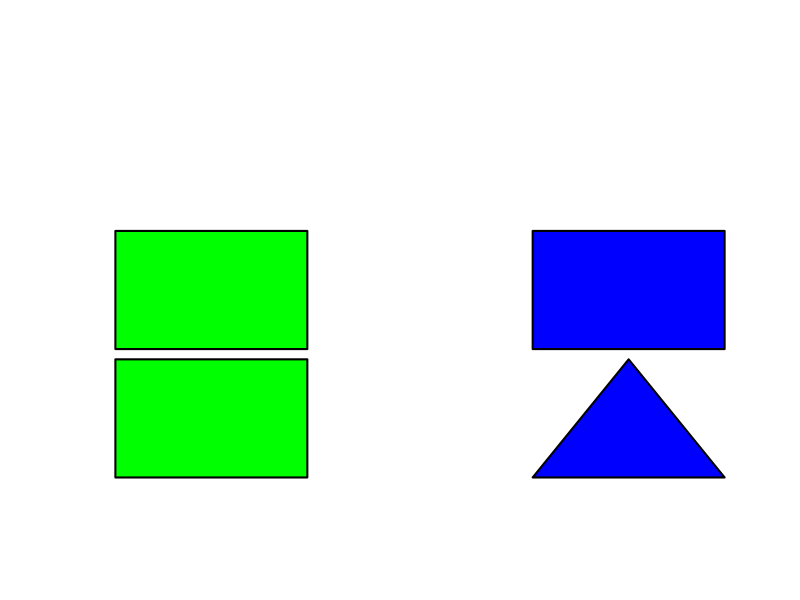
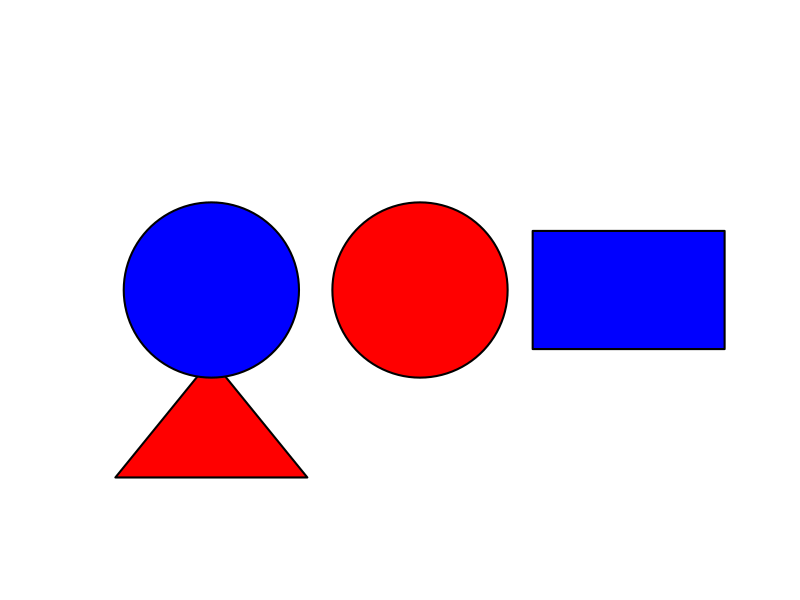
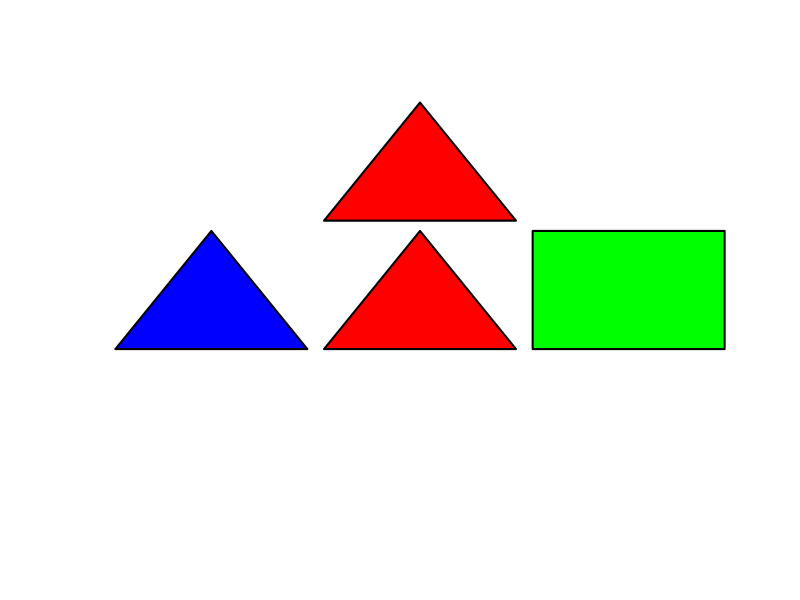
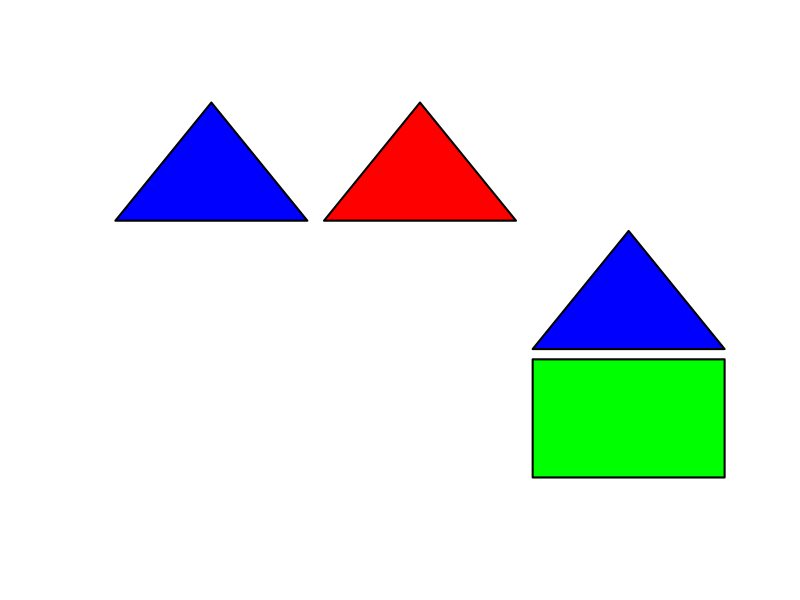
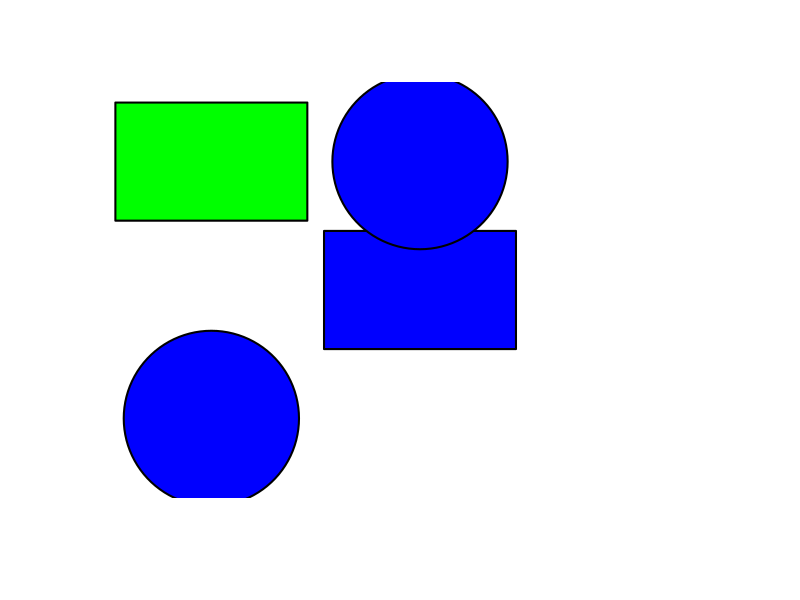
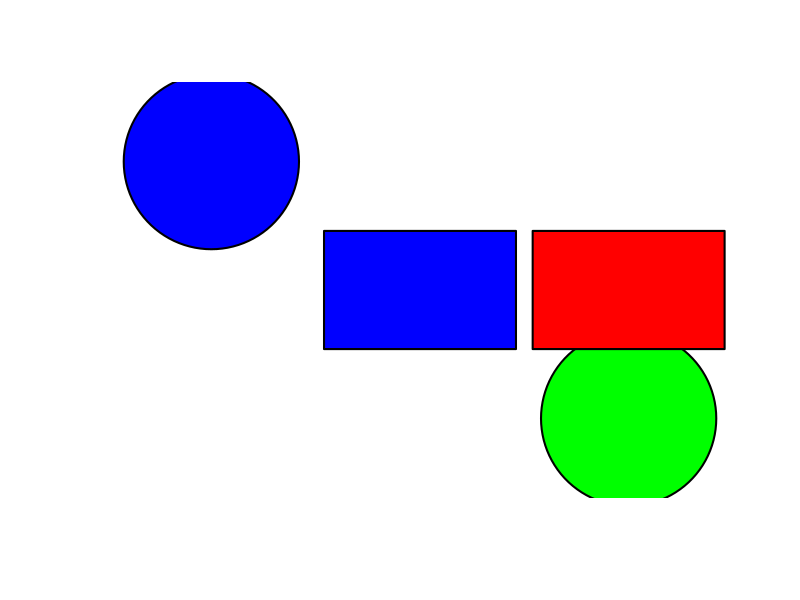
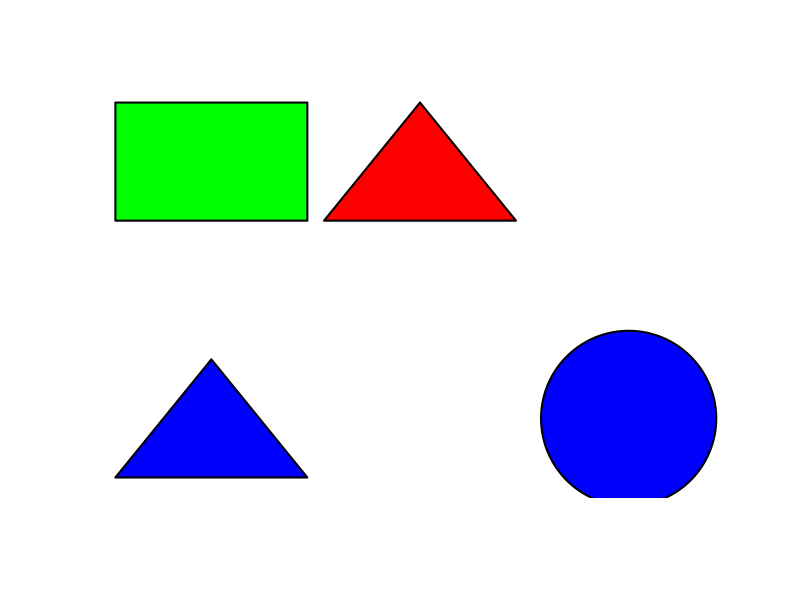
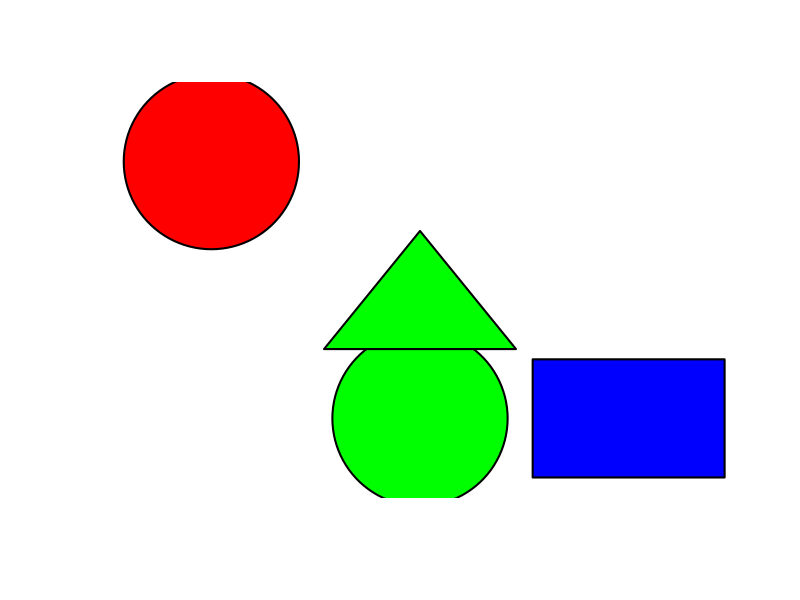

These figures' R source, in order: (Note: this script raises an error after producing the figures.)
require(grDevices)
library(plotrix)
library(data.table)

# koordináták & szinek ----------------------------------------------------------
# kozepso koordinatak
x <- 25
y <- 25
cent_coords_x <- c()
cent_coords_y <- c()
for (i in 1:3){
  for (j in 1:3){
    cent_coords_x <- append(cent_coords_x,x)
    cent_coords_y <- append(cent_coords_y,y)
    x <- x + 50
  }
  y <- y + 50
  x <- 25
}
# szelso koordinatak
x <- 2
y <- 2
corn_coords_x <- c()
corn_coords_y <- c()
for (i in 1:3){
  for (j in 1:3){
    corn_coords_x <- append(corn_coords_x,x)
    corn_coords_y <- append(corn_coords_y,y)
    x <- x + 50
  }
  y <- y + 50
  x <- 2
}
# szinek
szinek <- c("red","blue","green")

# prototípus generalas ----------------------------------------------------

for (z in 1:10){
  pict <- c(0,0,0,0,0,0,0,0,0)
  ok <- FALSE
  while (ok == FALSE){
    while (sum(pict == 0) > 5){
      k <- sample(1:9,1)
      if (pict[k] == 0){
        pict[k] <- 1
      }
    }
    # prototypeX - contains arrangement info
    eval(parse(text=paste("prototype",z," <- pict", sep="")))
    # we need to compare current prototype to the rest, so that arrangements are unique
    if (z > 1){
      check <- 0
      for (j in 2:z){
        eval(parse(text=paste("if (all(prototype",z," == prototype",j-1,")){}else{check <- check + 1}", sep="")))
        if (check == z-1){
          ok <- TRUE
        }
      }
    } else {
      ok <- TRUE
    }
  }
  # prototypeXsha - contains shape info (+arrangement)
  eval(parse(text=paste("prototype",z,"sha <- pict", sep="")))
  for (i in 1:9){
    eval(parse(text=paste("if (prototype",z,"sha[i] > 0){prototype",z,"sha[i] <- sample(1:3,1)}", sep="")))
  }
  # prototypeXcol - contains color info (+arrangement)
  eval(parse(text=paste("prototype",z,"col <- pict", sep="")))
  for (i in 1:9){
    eval(parse(text=paste("if (prototype",z,"col[i] > 0){prototype",z,"col[i] <- sample(1:3,1)}", sep="")))
  }
  # coloring always contains the current col info
  eval(parse(text=paste("coloring <- prototype",z,"col", sep="")))
  # pict should now take on the data from shape info
  eval(parse(text=paste("pict <- prototype",z,"sha", sep="")))
  # generate prototype pics
  eval(parse(text=paste("png('prototype",z,".png')", sep="")))
  plot(c(0, 150), c(0, 150), type = "n", xlab = "", ylab = "", main = "", axes=FALSE)
  for (i in 1:9){
    if (pict[i] == 1){
      rect(corn_coords_x[i], corn_coords_y[i], corn_coords_x[i]+46, corn_coords_y[i]+46, col = szinek[coloring[i]], lwd = 2)
    }
    if (pict[i] == 2){
      polygon(c(corn_coords_x[i],corn_coords_x[i]+23,corn_coords_x[i]+46,corn_coords_x[i]),
              c(corn_coords_y[i],corn_coords_y[i]+46, corn_coords_y[i], corn_coords_y[i]),
              xpd = TRUE, col = szinek[coloring[i]], lty = 1, lwd = 2, border = "black")
    }
    if (pict[i] == 3){
      draw.circle(cent_coords_x[i],cent_coords_y[i], radius = 21, col = szinek[coloring[i]], border="black",lty=1,lwd=2)
    }
  }
  dev.off()
}


# focsoport ingerek -------------------------------------------------------
difflev <- c("d1_","d2_","d3_","d4_")
for (z in 1:5){
  for (y in 1:4){
    # csak egy ponton tér el az eredetitől (1 alakzat és szín különbség)
    for (i in 1:4){
      # arrangement is from prototypeX
      eval(parse(text=paste("p",z,difflev[y],i," <- prototype",z, sep="")))
      
      # the stimuli could theoretically be the same if generated this way so we make sure that
      # does not happen
      ok <- FALSE
      while (ok == FALSE){
        # get shape and color from prototype
        eval(parse(text=paste("p",z,difflev[y],i,"sha <- prototype",z,"sha", sep="")))
        eval(parse(text=paste("p",z,difflev[y],i,"col <- prototype",z,"col", sep="")))
        eval(parse(text=paste("helyek <- which(prototype",z," == 1)", sep="")))
        valt <- sample(helyek,y)
        while (eval(parse(text=paste("p",z,difflev[y],i,"sha[valt] == ",0, sep="")))){
          valt <- sample(helyek,y)
        }
        for (x in 1:length(valt)){
          egyketha <- c(1,2,3)
          eval(parse(text=paste("egyketha <- egyketha[!egyketha == p",z,difflev[y],i,"sha[valt[x]]]",sep="")))
          eval(parse(text=paste("p",z,difflev[y],i,"sha[valt[x]] <- sample(egyketha,1)", sep="")))
          egyketha <- c(1,2,3)
          eval(parse(text=paste("egyketha <- egyketha[!egyketha == p",z,difflev[y],i,"col[valt[x]]]",sep="")))
          eval(parse(text=paste("p",z,difflev[y],i,"col[valt[x]] <- sample(egyketha,1)", sep="")))
          egyketha <- c(1,2,3)
        }
        
        # compare new stim to the rest
        check <- 1
        for (j in 1:i){
          if (j != 1){
            eval(parse(text=paste("if (all(p",z,difflev[y],i,"sha == p",z,difflev[y],j-1,"sha)){}else{check <- check + 0.5}", sep="")))
            eval(parse(text=paste("if (all(p",z,difflev[y],i,"col == p",z,difflev[y],j-1,"col)){}else{check <- check + 0.5}", sep="")))
            if (check %% 1 > 0){
              check <- check + 0.5
            }
          }
          if (check == i){
            ok <- TRUE
          }
        }
      }
      # generate sarr pict
      # coloring always contains the current col info
      eval(parse(text=paste("coloring <- p",z,difflev[y],i,"col", sep="")))
      # pict should now take on the data from shape info
      eval(parse(text=paste("pict <- p",z,difflev[y],i,"sha", sep="")))
      eval(parse(text=paste("png('p",z,difflev[y],i,".png')", sep="")))
      plot(c(0, 150), c(0, 150), type = "n", xlab = "", ylab = "", main = "", axes=FALSE)
      for (i in 1:9){
        if (pict[i] == 1){
          rect(corn_coords_x[i], corn_coords_y[i], corn_coords_x[i]+46, corn_coords_y[i]+46, col = szinek[coloring[i]], lwd = 2)
        }
        if (pict[i] == 2){
          polygon(c(corn_coords_x[i],corn_coords_x[i]+23,corn_coords_x[i]+46,corn_coords_x[i]),
                  c(corn_coords_y[i],corn_coords_y[i]+46, corn_coords_y[i], corn_coords_y[i]),
                  xpd = TRUE, col = szinek[coloring[i]], lty = 1, lwd = 2, border = "black")
        }
        if (pict[i] == 3){
          draw.circle(cent_coords_x[i],cent_coords_y[i], radius = 21, col = szinek[coloring[i]], border="black",lty=1,lwd=2)
        }
      }
      dev.off()
    }
  }
}


# mellekcsoport ingerek ---------------------------------------------------

difflev <- c("d1_","d2_","d3_","d4_")
for (z in 6:10){
  for (y in 4:4){
    # csak egy ponton tér el az eredetitől (1 alakzat és szín különbség)
    for (i in 1:4){
      # arrangement is from prototypeX
      eval(parse(text=paste("p",z,difflev[y],i," <- prototype",z, sep="")))
      
      # the stimuli could theoretically be the same if generated this way so we make sure that
      # does not happen
      ok <- FALSE
      while (ok == FALSE){
        # get shape and color from prototype
        eval(parse(text=paste("p",z,difflev[y],i,"sha <- prototype",z,"sha", sep="")))
        eval(parse(text=paste("p",z,difflev[y],i,"col <- prototype",z,"col", sep="")))
        eval(parse(text=paste("helyek <- which(prototype",z," == 1)", sep="")))
        valt <- sample(helyek,y)
        while (eval(parse(text=paste("p",z,difflev[y],i,"sha[valt] == ",0, sep="")))){
          valt <- sample(helyek,y)
        }
        for (x in 1:length(valt)){
          egyketha <- c(1,2,3)
          eval(parse(text=paste("egyketha <- egyketha[!egyketha == p",z,difflev[y],i,"sha[valt[x]]]",sep="")))
          eval(parse(text=paste("p",z,difflev[y],i,"sha[valt[x]] <- sample(egyketha,1)", sep="")))
          egyketha <- c(1,2,3)
          eval(parse(text=paste("egyketha <- egyketha[!egyketha == p",z,difflev[y],i,"col[valt[x]]]",sep="")))
          eval(parse(text=paste("p",z,difflev[y],i,"col[valt[x]] <- sample(egyketha,1)", sep="")))
          egyketha <- c(1,2,3)
        }
        
        # compare new stim to the rest
        check <- 1
        for (j in 1:i){
          if (j != 1){
            eval(parse(text=paste("if (all(p",z,difflev[y],i,"sha == p",z,difflev[y],j-1,"sha)){}else{check <- check + 0.5}", sep="")))
            eval(parse(text=paste("if (all(p",z,difflev[y],i,"col == p",z,difflev[y],j-1,"col)){}else{check <- check + 0.5}", sep="")))
            if (check %% 1 > 0){
              check <- check + 0.5
            }
          }
          if (check == i){
            ok <- TRUE
          }
        }
      }
      # generate sarr pict
      # coloring always contains the current col info
      eval(parse(text=paste("coloring <- p",z,difflev[y],i,"col", sep="")))
      # pict should now take on the data from shape info
      eval(parse(text=paste("pict <- p",z,difflev[y],i,"sha", sep="")))
      eval(parse(text=paste("png('p",z,difflev[y],i,".png')", sep="")))
      plot(c(0, 150), c(0, 150), type = "n", xlab = "", ylab = "", main = "", axes=FALSE)
      for (i in 1:9){
        if (pict[i] == 1){
          rect(corn_coords_x[i], corn_coords_y[i], corn_coords_x[i]+46, corn_coords_y[i]+46, col = szinek[coloring[i]], lwd = 2)
        }
        if (pict[i] == 2){
          polygon(c(corn_coords_x[i],corn_coords_x[i]+23,corn_coords_x[i]+46,corn_coords_x[i]),
                  c(corn_coords_y[i],corn_coords_y[i]+46, corn_coords_y[i], corn_coords_y[i]),
                  xpd = TRUE, col = szinek[coloring[i]], lty = 1, lwd = 2, border = "black")
        }
        if (pict[i] == 3){
          draw.circle(cent_coords_x[i],cent_coords_y[i], radius = 21, col = szinek[coloring[i]], border="black",lty=1,lwd=2)
        }
      }
      dev.off()
    }
  }
}

# stimdata to csv ---------------------------------------------------------
# create a csv which contains all the data of the pictures

remove(cent_coords_x, cent_coords_y, corn_coords_x, corn_coords_y, check, coloring, i, j, k, g,ok,x,y,z,szinek,sarrshacol_colors1, sarrshacol_colors2, sarrshacol_colors3, sarrshacol_colors4, pict, difflev, egyketha, helyek, valt)
data <- ls()

dt <- data.table(pict = "faszom",
                 V1 = 1,
                 V2 = 1,
                 V3 = 1,
                 V4 = 1,
                 V5 = 1,
                 V6 = 1,
                 V7 = 1,
                 V8 = 1,
                 V9 = 1)
kurvaisten <- dt
for (i in 1:329){
  dt <- rbind(dt, kurvaisten)
}

for (i in 1:length(data)){
  eval(parse(text=paste("dt[i,1] <- data[i]", sep="")))
  for (j in 2:10){
    eval(parse(text=paste("dt[i,j] <- ",data[i],"[j-1]", sep="")))
  }
}

write.csv(dt,"picturedata.csv", row.names = FALSE)


# generate experimental sequence ------------------------------------------

#PRESTUDY
count <- 1
familiars <- NULL
for (i in 1:length(data)){
  if (grepl("prototype", data[i])){
    if (endsWith(data[i], "sha")){
      
    } else if (endsWith(data[i], "col")){
      
    } else {
      matches <- regmatches(data[i], gregexpr("[[:digit:]]+", data[i]))
      which <- as.numeric(unlist(matches))
      if (which < 6){
        familiars[count] <- data[i]
        count <- count + 1
      }
    }
  }
}

# STUDY
count <- 1
study <- NULL
for (i in 1:length(data)){
  if (endsWith(data[i], "sha")){
    
  } else if (endsWith(data[i], "col")){
    
  } else {
    matches <- regmatches(data[i], gregexpr("[[:digit:]]+", data[i]))
    which <- as.numeric(unlist(matches))
    if (length(which)>1){
      if (which[3] < 3){
        study[count] <- data[i]
        count <- count + 1
      }  
    }
  }
}

#TEST
count <- 1
test <- NULL
for (i in 1:length(data)){
  if (endsWith(data[i], "sha")){
    
  } else if (endsWith(data[i], "col")){
    
  } else {
    matches <- regmatches(data[i], gregexpr("[[:digit:]]+", data[i]))
    which <- as.numeric(unlist(matches))
    if (length(which)>1){
      if (which[3] > 2){
        test[count] <- data[i]
        count <- count + 1
      }  
    }
  }
}

# STUDY SEQ GEN

stfam <- rep(familiars, times = 5)
studyseq <- c(study, stfam)
studyseq <- sample(studyseq)

for (i in 1:length(studyseq)){
  studyseq[i] <- paste0(studyseq[i],".png")
}
write.csv(studyseq,"studyseq.csv", row.names = FALSE)

# TEST SEQ GEN

tfam <- rep(familiars, times = 5)
testseq <- c(study, test, tfam)
testseq <- sample(testseq)
for (i in 1:length(testseq)){
  testseq[i] <- paste0(testseq[i],".png")
}
write.csv(testseq,"testseq.csv", row.names = FALSE)

# FINALLY FAMILIARS - adding .png to names would screw up the processes before

for (i in 1:5){
  familiars[i] <- paste0(familiars[i],".png")
}
write.csv(familiars,"familiars.csv", row.names = FALSE)
